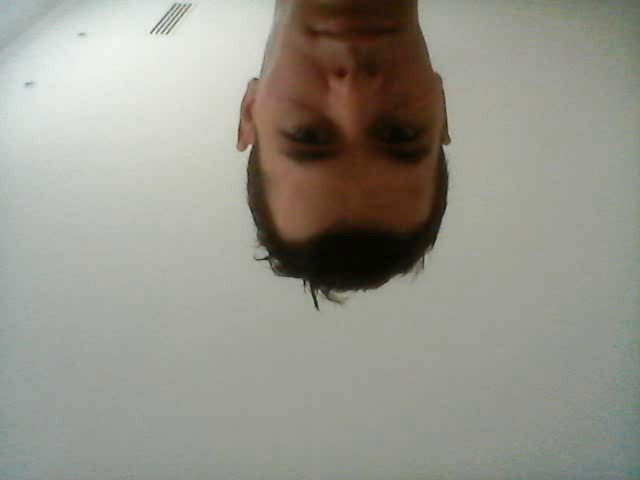
#> input picture frame 0 of openCV/openVideo/openVideo.avi, 640 x 480 px
$ python openVideo.py
#> lines starting #> are read from the running program, lines starting #| are printed output that depends on the picture
import numpy as np
import cv2
import os

chemin=os.path.dirname(os.path.realpath(__file__))+chr(92)#obtient le chemin du fichier .py

cap = cv2.VideoCapture(chemin+'openVideo.avi')

while(cap.isOpened()):
    ret, frame = cap.read()
#> frame is the input picture: shape (480, 640, 3); mean B, G, R 139.2, 148.7, 150.5

    gray = cv2.cvtColor(frame, cv2.COLOR_BGR2GRAY)
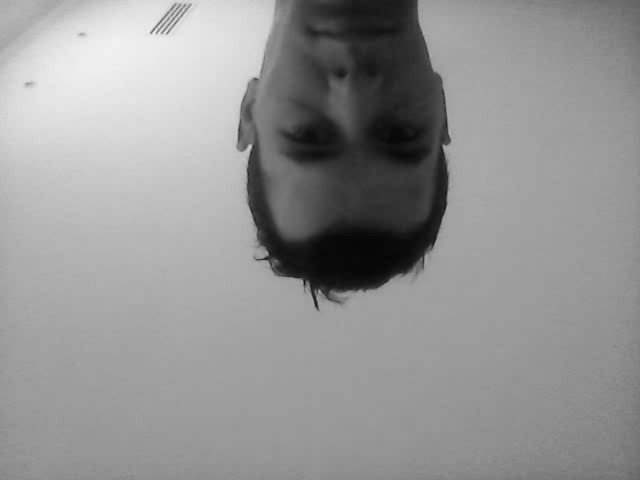
#> gray: shape (480, 640); min 5, max 244, mean 148.2

    cv2.imshow('frame',gray)
    if cv2.waitKey(1) & 0xFF == ord('q'):
#> (key q is pressed here)
        break

cap.release()
cv2.destroyAllWindows()
